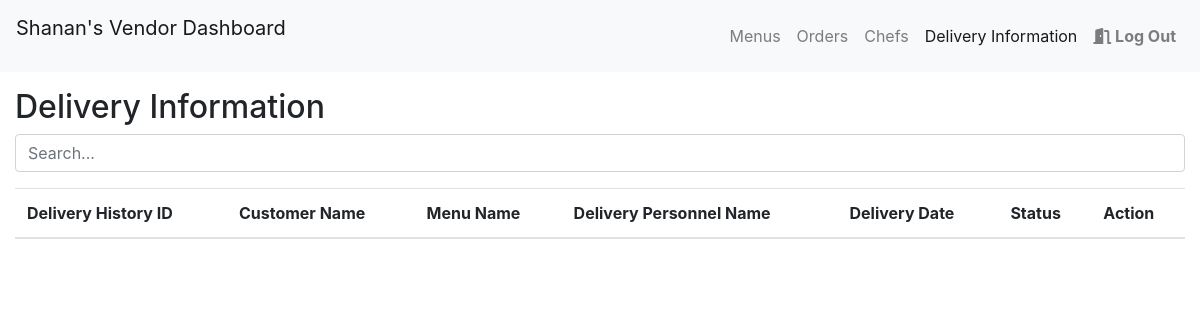
Page /deliveryhistory.php (signed in) on the earlier database version.
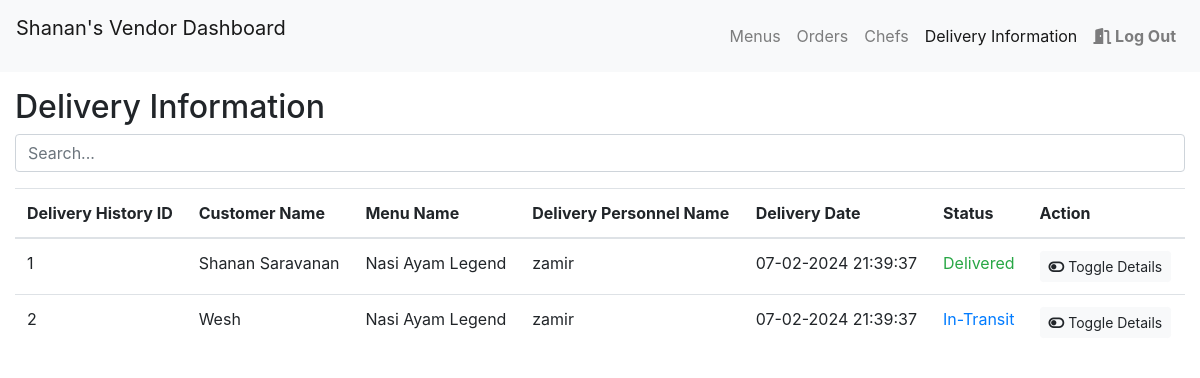
Same page on the later database version.
### tables this page shows
CREATE TABLE `vendor` (
  `id` int(100) NOT NULL,
  `Vendor_Name` varchar(100) NOT NULL,
  `email` varchar(100) NOT NULL,
  `password` varchar(100) NOT NULL,
  `Vendor_Contact` varchar(100) NOT NULL
);

CREATE TABLE `deliveryhistory` (
  `id` int(11) NOT NULL,
  `Order_ID` int(11) NOT NULL,
  `Delivery_Date` datetime NOT NULL,
  `Delivery_Status` varchar(255) NOT NULL,
  `Personnel_ID` int(11) NOT NULL
);

CREATE TABLE `customer` (
  `id` int(100) NOT NULL,
  `Cust_Name` varchar(255) NOT NULL,
  `email` varchar(100) NOT NULL,
  `password` varchar(255) NOT NULL,
  `Cust_contact` varchar(255) NOT NULL
);

CREATE TABLE `menu` (
  `id` int(11) NOT NULL,
  `vendor_id` int(100) NOT NULL,
  `Item_Name` varchar(255) NOT NULL,
  `Item_Description` varchar(255) NOT NULL,
  `Price` float(5,2) NOT NULL,
  `menu_img` varchar(200) NOT NULL
);

CREATE TABLE `deliverypersonnel` (
  `id` int(11) NOT NULL,
  `Personnel_Name` varchar(255) NOT NULL,
  `email` varchar(100) NOT NULL,
  `password` varchar(100) NOT NULL,
  `Contact_Information` varchar(255) NOT NULL,
  `Delivery_VehicleInformation` varchar(255) NOT NULL
);

### deliveryhistory.php (the view, shortened to what this page needs)
<?php
include 'connection.php';
$vendor_id = $_SESSION['vendor_id'];
$vendor_result = $conn->query("SELECT * FROM vendor WHERE id = $vendor_id");
$vendor_row = $vendor_result->fetch_assoc();
$vendor_name = $vendor_row['Vendor_Name'];
$deliveryInfoQuery = $conn->query("
    SELECT dh.id AS deliveryhistory_id, c.Cust_Name,c.email AS Customer_Email,c.Cust_contact,co.Customer_ID, m.Item_Name,
           dp.Personnel_Name,dp.email AS Personnel_Email,dh.Personnel_ID, dp.Contact_Information, dh.Delivery_Date, dh.Delivery_Status
    FROM deliveryhistory dh
    JOIN customerorder co ON dh.Order_ID = co.id
    JOIN customer c ON co.Customer_ID = c.id
    JOIN menu m ON co.menu_id = m.id
    JOIN deliverypersonnel dp ON dh.Personnel_ID = dp.id
    WHERE m.vendor_id = $vendor_id
");
$deliveryInfo = $deliveryInfoQuery->fetch_all(MYSQLI_ASSOC);
?>
<!DOCTYPE html>
<html lang="en">
<head>
    <link rel="stylesheet" href="https://maxcdn.bootstrapcdn.com/bootstrap/4.5.2/css/bootstrap.min.css">
</head>
<body>
    <?php include 'vendornav.php'; ?>
    <div class="container-fluid">
        <br>
        <br>
        <h2 class="titles">Delivery Information</h2>
        <input type="text" class="form-control mb-3" id="searchInput" placeholder="Search...">
        <table class="table">
            <thead>
                <tr>
                    <th>Delivery History ID</th>
                    <th>Customer Name</th>
                    <th>Menu Name</th>
                    <th>Delivery Personnel Name</th>
                    <th>Delivery Date</th>
                    <th>Status</th>
                    <th>Action</th>
                </tr>
            </thead>
            <tbody>
                <?php foreach ($deliveryInfo as $delivery) : ?>
                    <tr class="info-row">
                        <td><?php echo $delivery['deliveryhistory_id']; ?></td>
                        <td><?php echo $delivery['Cust_Name']; ?></td>
                        <td><?php echo $delivery['Item_Name']; ?></td>
                        <td><?php echo $delivery['Personnel_Name']; ?></td>
                        <td><?php echo date('d-m-Y H:i:s', strtotime($delivery['Delivery_Date'])); ?></td>
                        <td class="<?php echo getStatusClass($delivery['Delivery_Status']); ?>"><?php echo $delivery['Delivery_Status']; ?></td>
                        <td>
                            <button class="btn btn-light btn-sm show-details-btn" data-delivery-id="<?php echo $delivery['deliveryhistory_id']; ?>">
                                <i class="fa-solid fa-toggle-off"></i>
                                <span class="button-text">Toggle Details</span>
                            </button>
                        </td>
                    </tr>
                <?php endforeach; ?>
                <?php
function getStatusClass($status)
{
    switch ($status) {
        case 'Delivered':
            return 'text-success';
        case 'In-Transit':
                return 'text-primary';
    }
}
?>
            </tbody>
        </table>
    </div>
</body>
</html>

### vendornav.php (shortened to what this page needs)
<nav class="navbar navbar-expand-lg navbar-light bg-light fixed-top">
    <p class="navbar-brand"><?php echo $vendor_name; ?>'s Vendor Dashboard</p>
    <div class="collapse navbar-collapse" id="navbarNav">
        <ul class="navbar-nav ml-auto">
            <li class="nav-item <?php echo basename($_SERVER['PHP_SELF']) == 'vendor_dashboard.php' ? 'active' : ''; ?>">
                <a class="nav-link" href="vendor_dashboard.php">Menus</a>
            </li>
            <li class="nav-item <?php echo basename($_SERVER['PHP_SELF']) == 'customer_order.php' ? 'active' : ''; ?>">
                <a class="nav-link" href="customer_order.php">Orders</a>
            </li>
            <li class="nav-item <?php echo basename($_SERVER['PHP_SELF']) == 'chef_info.php' ? 'active' : ''; ?>">
                <a class="nav-link" href="chef_info.php">Chefs</a>
            </li>
            <li class="nav-item <?php echo basename($_SERVER['PHP_SELF']) == 'deliveryhistory.php' ? 'active' : ''; ?>">
                <a class="nav-link" href="deliveryhistory.php">Delivery Information</a>
            </li>
            <li class="nav-item">
                <strong><a class="nav-link" href="logout.php"><i class="fa-solid fa-door-open"></i> Log Out</a></strong>
            </li>
        </ul>
    </div>
</nav>

### deliveryhistory.php (style rules this page uses)
body { padding-top: 56px; }
@media (min-width: 768px) { body { padding-top: 0; } }
h2, h3 { margin-top: 20px; }
.container-fluid { margin-top: 20px; }

Differences in the rows shown:
added deliveryhistory: id "1", customer.Cust_Name "Shanan Saravanan", menu.Item_Name "Nasi Ayam Legend", Personnel_ID.Personnel_Name "zamir", Delivery_Date "07-02-2024 21:39:37", Delivery_Status "Delivered"
added deliveryhistory: id "2", customer.Cust_Name "Wesh", menu.Item_Name "Nasi Ayam Legend", Personnel_ID.Personnel_Name "zamir", Delivery_Date "07-02-2024 21:39:37", Delivery_Status "In-Transit"
